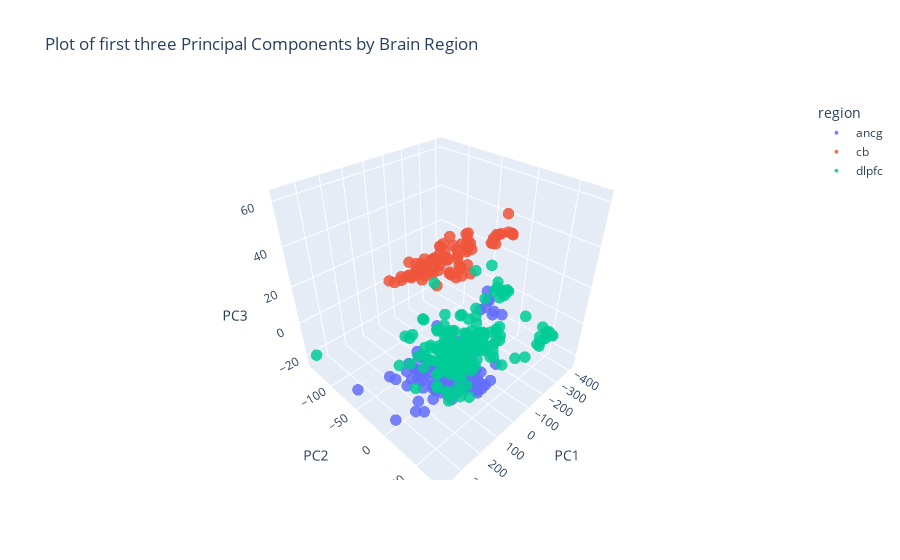

Notebook cell for this chart:
### Code cell
fig = px.scatter_3d(
    PC_brain_region_df,
    x="PC1", y="PC2", z="PC3",
    color="region",
    category_orders={"region": ["ancg", "cb", "dlpfc"]},
    opacity=0.85,
    title="Plot of first three Principal Components by Brain Region"
)
fig.update_traces(marker=dict(size=4))
fig.update_layout(scene=dict(xaxis_title="PC1", yaxis_title="PC2", zaxis_title="PC3"))
fig.show()  # drag to rotate
